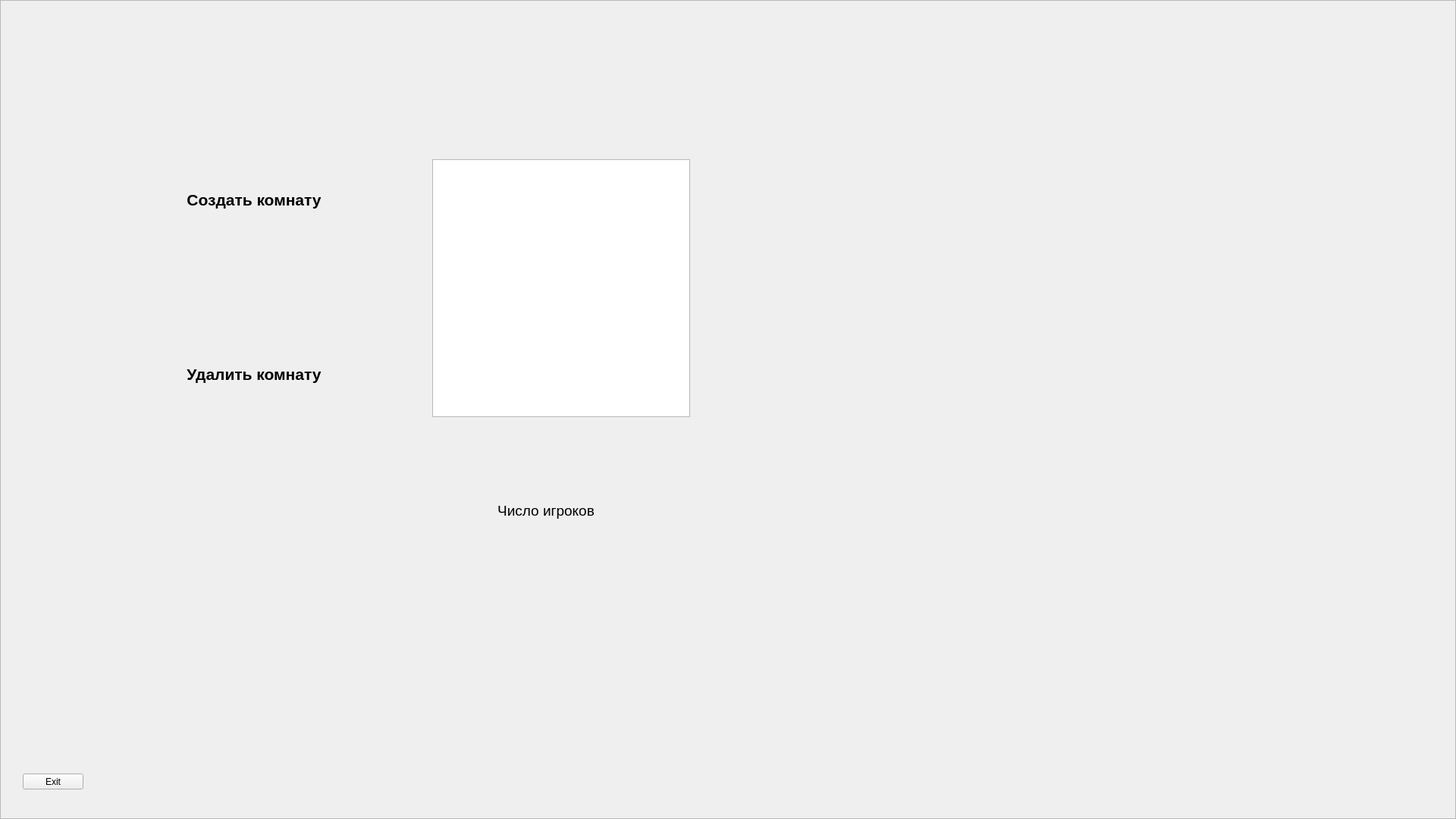
<?xml version="1.0" encoding="UTF-8"?>
<ui version="4.0">
 <class>CreateRoomWindow</class>
 <widget class="QWidget" name="CreateRoomWindow">
  <property name="geometry">
   <rect>
    <x>0</x>
    <y>0</y>
    <width>1920</width>
    <height>1080</height>
   </rect>
  </property>
  <property name="windowTitle">
   <string>Form</string>
  </property>
  <widget class="QPushButton" name="btnExit">
   <property name="geometry">
    <rect>
     <x>30</x>
     <y>1020</y>
     <width>80</width>
     <height>21</height>
    </rect>
   </property>
   <property name="text">
    <string>Exit</string>
   </property>
  </widget>
  <widget class="QListView" name="listPlayers">
   <property name="geometry">
    <rect>
     <x>570</x>
     <y>210</y>
     <width>340</width>
     <height>340</height>
    </rect>
   </property>
   <property name="font">
    <font>
     <pointsize>14</pointsize>
    </font>
   </property>
  </widget>
  <widget class="QPushButton" name="btnCreateRoom">
   <property name="geometry">
    <rect>
     <x>290</x>
     <y>300</y>
     <width>95</width>
     <height>95</height>
    </rect>
   </property>
   <property name="font">
    <font>
     <pointsize>28</pointsize>
     <weight>75</weight>
     <bold>true</bold>
    </font>
   </property>
   <property name="text">
    <string/>
   </property>
   <property name="flat">
    <bool>true</bool>
   </property>
  </widget>
  <widget class="QLabel" name="labIndicator">
   <property name="geometry">
    <rect>
     <x>690</x>
     <y>710</y>
     <width>60</width>
     <height>120</height>
    </rect>
   </property>
   <property name="styleSheet">
    <string notr="true">background-image: url(:/indicator_off);</string>
   </property>
   <property name="text">
    <string/>
   </property>
  </widget>
  <widget class="QLabel" name="labIndicator_num">
   <property name="geometry">
    <rect>
     <x>690</x>
     <y>710</y>
     <width>60</width>
     <height>120</height>
    </rect>
   </property>
   <property name="text">
    <string/>
   </property>
  </widget>
  <widget class="QLabel" name="labelRoomCount">
   <property name="geometry">
    <rect>
     <x>620</x>
     <y>650</y>
     <width>200</width>
     <height>46</height>
    </rect>
   </property>
   <property name="font">
    <font>
     <pointsize>14</pointsize>
    </font>
   </property>
   <property name="styleSheet">
    <string notr="true">background-image: url(:/label1);
color: rgb(0, 0, 0);</string>
   </property>
   <property name="text">
    <string>Число игроков</string>
   </property>
   <property name="alignment">
    <set>Qt::AlignCenter</set>
   </property>
  </widget>
  <widget class="QPushButton" name="btnIncCount">
   <property name="geometry">
    <rect>
     <x>770</x>
     <y>740</y>
     <width>85</width>
     <height>85</height>
    </rect>
   </property>
   <property name="text">
    <string/>
   </property>
   <property name="flat">
    <bool>true</bool>
   </property>
  </widget>
  <widget class="QPushButton" name="btnDecCount">
   <property name="geometry">
    <rect>
     <x>580</x>
     <y>740</y>
     <width>85</width>
     <height>85</height>
    </rect>
   </property>
   <property name="text">
    <string/>
   </property>
   <property name="flat">
    <bool>true</bool>
   </property>
  </widget>
  <widget class="QLabel" name="labelLight">
   <property name="geometry">
    <rect>
     <x>300</x>
     <y>30</y>
     <width>85</width>
     <height>85</height>
    </rect>
   </property>
   <property name="text">
    <string/>
   </property>
  </widget>
  <widget class="QPushButton" name="btnDeleteRoom">
   <property name="geometry">
    <rect>
     <x>290</x>
     <y>530</y>
     <width>95</width>
     <height>95</height>
    </rect>
   </property>
   <property name="font">
    <font>
     <pointsize>28</pointsize>
     <weight>75</weight>
     <bold>true</bold>
    </font>
   </property>
   <property name="text">
    <string/>
   </property>
   <property name="flat">
    <bool>true</bool>
   </property>
  </widget>
  <widget class="QLabel" name="labelMessage">
   <property name="geometry">
    <rect>
     <x>420</x>
     <y>40</y>
     <width>600</width>
     <height>70</height>
    </rect>
   </property>
   <property name="font">
    <font>
     <pointsize>18</pointsize>
    </font>
   </property>
   <property name="styleSheet">
    <string notr="true">background-image: url(:/messageBoxShort);</string>
   </property>
   <property name="text">
    <string/>
   </property>
   <property name="alignment">
    <set>Qt::AlignCenter</set>
   </property>
  </widget>
  <widget class="QLabel" name="labelBtn1">
   <property name="geometry">
    <rect>
     <x>210</x>
     <y>240</y>
     <width>250</width>
     <height>46</height>
    </rect>
   </property>
   <property name="font">
    <font>
     <pointsize>16</pointsize>
     <weight>75</weight>
     <bold>true</bold>
    </font>
   </property>
   <property name="styleSheet">
    <string notr="true">background-image: url(:/label_long);</string>
   </property>
   <property name="text">
    <string>Создать комнату</string>
   </property>
   <property name="alignment">
    <set>Qt::AlignCenter</set>
   </property>
  </widget>
  <widget class="QLabel" name="labelBtn2">
   <property name="geometry">
    <rect>
     <x>210</x>
     <y>470</y>
     <width>250</width>
     <height>46</height>
    </rect>
   </property>
   <property name="font">
    <font>
     <pointsize>16</pointsize>
     <weight>75</weight>
     <bold>true</bold>
    </font>
   </property>
   <property name="styleSheet">
    <string notr="true">background-image: url(:/label_long);</string>
   </property>
   <property name="text">
    <string>Удалить комнату</string>
   </property>
   <property name="alignment">
    <set>Qt::AlignCenter</set>
   </property>
  </widget>
  <widget class="QPushButton" name="btnPlay">
   <property name="geometry">
    <rect>
     <x>1030</x>
     <y>310</y>
     <width>205</width>
     <height>205</height>
    </rect>
   </property>
   <property name="text">
    <string/>
   </property>
   <property name="flat">
    <bool>true</bool>
   </property>
  </widget>
  <widget class="QLabel" name="labelFrame">
   <property name="geometry">
    <rect>
     <x>540</x>
     <y>180</y>
     <width>400</width>
     <height>400</height>
    </rect>
   </property>
   <property name="styleSheet">
    <string notr="true">background-image: url(:/frame_list);</string>
   </property>
   <property name="text">
    <string/>
   </property>
  </widget>
  <widget class="QFrame" name="frame">
   <property name="geometry">
    <rect>
     <x>0</x>
     <y>0</y>
     <width>1920</width>
     <height>1080</height>
    </rect>
   </property>
   <property name="styleSheet">
    <string notr="true">background-image: url(:/backgroundPaintWidow);</string>
   </property>
   <property name="frameShape">
    <enum>QFrame::StyledPanel</enum>
   </property>
   <property name="frameShadow">
    <enum>QFrame::Raised</enum>
   </property>
  </widget>
  <zorder>frame</zorder>
  <zorder>btnExit</zorder>
  <zorder>btnCreateRoom</zorder>
  <zorder>labIndicator</zorder>
  <zorder>labIndicator_num</zorder>
  <zorder>labelRoomCount</zorder>
  <zorder>btnIncCount</zorder>
  <zorder>btnDecCount</zorder>
  <zorder>labelLight</zorder>
  <zorder>btnDeleteRoom</zorder>
  <zorder>labelMessage</zorder>
  <zorder>labelBtn1</zorder>
  <zorder>labelBtn2</zorder>
  <zorder>btnPlay</zorder>
  <zorder>labelFrame</zorder>
  <zorder>listPlayers</zorder>
 </widget>
 <resources/>
 <connections/>
</ui>
